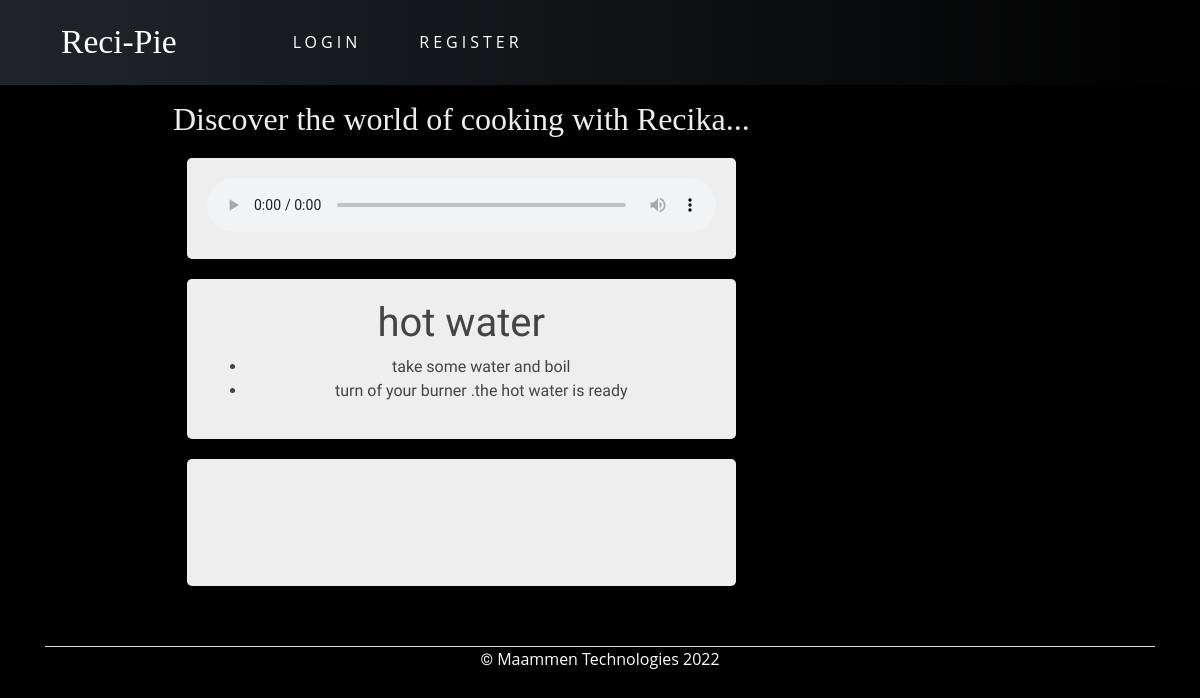
/play/198/, run on the app's committed database.
### blog/models.py (models this page shows)
class Recipe(models.Model):
    name = models.CharField(max_length=200)
    date_posted = models.DateTimeField(default=timezone.now)
    author = models.ForeignKey(User, on_delete=models.CASCADE)

class RecipeInstruction(models.Model):
    r_id = models.ForeignKey(Recipe,on_delete=models.CASCADE)
    time_stamp = models.CharField(max_length=8)
    seq_no = models.IntegerField()
    instruction = models.CharField(max_length=200)
    class Meta:
        constraints = [
            models.UniqueConstraint(
                fields=['r_id', 'seq_no'], name='r_seq'
            )
        ]

### blog/views.py (the view)
# urls.py: path('play/<int:r_id>/',view=views.play,name="playss"),
def play(request,r_id):
    recipe = Recipe.objects.get(id=r_id)
    v_data = RecipeInstruction.objects.filter(r_id=r_id)
    v_data = list(v_data)
    v_data.sort(key=lambda x: x.seq_no)
    filename=converter(v_data)
    context={"filepath":"/media/"+filename,"instructions":v_data, "recipe":recipe}
    return render(request,"blog/play.html",context)

### services/google.py (called while the page is built)
def converter(v_data,language = 'en'):
    for i in v_data:
        instruction=i.instruction
        myobj = gTTS(text=instruction, lang=language, slow=False)
        name=str(i.r_id_id)+str(i.seq_no)
        myobj.save("media/"+name+".mp3")
    second_of_silence = AudioSegment.silent(duration=1000)
    recipe_voice = AudioSegment.from_mp3("media/"+str(v_data[0].r_id_id)+"1.mp3")
    first_instruction = v_data[0]
    v_data=v_data[1:]
    for i in v_data:
        voice = AudioSegment.from_mp3("media/"+str(i.r_id_id)+str(i.seq_no)+".mp3")
        hours,min,sec = [int( x ) for x in i.time_stamp.split(":")]
        milisec=(hours*3600+min*60+sec)*1000
        silence = AudioSegment.silent(duration=milisec)
        recipe_voice += silence+voice
    recipe_voice.export("media/recpie"+str(first_instruction.r_id_id)+".mp3")
    return "recpie"+str(first_instruction.r_id_id)+".mp3"

### blog/templates/blog/play.html (shortened to what this page needs)
{% extends 'blog/base.html' %}
{% load crispy_forms_tags %}
{% block content %}
<div class="main">
    <h2>Discover the world of cooking with Recika...</h2>
    <div class="container-audio">
        <audio controls  loop autoplay>
            <source src={{ filepath }} type="audio/mp3">
        </audio>
    </div>
    <div class="container-audio">
        <h1>{{recipe.name}}</h1>
        <ul>
            {% for i in instructions %}
                <li>
                    {{i.instruction}}
                </li>
            {% endfor  %}
        </ul>
    </div>
    <div class="container-audio">
        <div class="colum1">
            <div class="row"></div>
        </div>
        <div class="colum1">
            <div class="row"></div>
        </div>
        <div class="colum1">
            <div class="row"></div>
        </div>
        <div class="colum1">
            <div class="row"></div>
        </div>
        <div class="colum1">
            <div class="row"></div>
        </div>
        <div class="colum1">
            <div class="row"></div>
        </div>
        <div class="colum1">
            <div class="row"></div>
        </div>
        <div class="colum1">
            <div class="row"></div>
        </div>
        <div class="colum1">
            <div class="row"></div>
        </div>
        <div class="colum1">
            <div class="row"></div>
        </div>
        <div class="colum1">
            <div class="row"></div>
        </div>
        <div class="colum1">
            <div class="row"></div>
        </div>
        <div class="colum1">
            <div class="row"></div>
        </div>
    </div>
</div>
{% endblock content %}

### blog/static/blog/main.css (style rules this page uses)
.h1, h2, h3, h4, h5, h6, p { color: #212529; font-family: 'Open Sans', sans-serif; }

### blog/templates/blog/play.html (style rules this page uses)
* { font-family: 'Allerta', arial, Tahoma; box-sizing: border-box; }
body { background: black; position: center; text-align:center; color:#fff; }
h2 { color: #eee; font-family: cursive; }
.container-audio { width: 66%; height: auto; padding: 20px; border-radius: 5px; background-color: #eee; color: #444; margin: 20px auto; overflow: hidden; }
audio { width:100%; }
.container-audio .colum1 { width: 23px; height: 5em; border-radius: 5px; margin: 0 10px 0 0; display: inline-block; position: relative; }
.container-audio .colum1:last-child { margin: 0; }
.container-audio .colum1 .row { width: 100%; height: 100%; border-radius: 5px; background: linear-gradient(to up, #7700aa, #8800ff); position: absolute; -webkit-animation: Rofa 10s infinite ease-in-out; animation: Rofa 10s infinite ease-in-out; bottom: 0; }
.container-audio .colum1:nth-of-type(1) .row { -webkit-animation-delay: 3.99s; animation-delay: 3.99s; }
.container-audio .colum1:nth-of-type(2) .row { -webkit-animation-delay: 3.80s; animation-delay: 3.80s; }
.container-audio .colum1:nth-of-type(3) .row { -webkit-animation-delay: 3.70s; animation-delay: 3.70s; }
.container-audio .colum1:nth-of-type(4) .row { -webkit-animation-delay: 3.60s; animation-delay: 3.60s; }
.container-audio .colum1:nth-of-type(5) .row { -webkit-animation-delay: 3.50s; animation-delay: 3.50s; }
.container-audio .colum1:nth-of-type(6) .row { -webkit-animation-delay: 3.40s; animation-delay: 3.40s; }
.container-audio .colum1:nth-of-type(7) .row { -webkit-animation-delay: 3.30s; animation-delay: 3.30s; }
.container-audio .colum1:nth-of-type(8) .row { -webkit-animation-delay: 3.20s; animation-delay: 3.20s; }
.container-audio .colum1:nth-of-type(9) .row { -webkit-animation-delay: 3.10s; animation-delay: 3.10s; }
.container-audio .colum1:nth-of-type(10) .row { -webkit-animation-delay: 2.1s; animation-delay: 2.1s; }
.container-audio .colum1:nth-of-type(11) .row { -webkit-animation-delay: 2.1s; animation-delay: 2.1s; }
.container-audio .colum1:nth-of-type(12) .row { -webkit-animation-delay: 2.10s; animation-delay: 2.10s; }
.container-audio .colum1:nth-of-type(13) .row { -webkit-animation-delay: 2.20s; animation-delay: 2.20s; }

### data on the page
Recipe: name "hot water"
RecipeInstruction: instruction "take some water and boil"
RecipeInstruction: instruction "turn of your burner .the hot water is ready"
